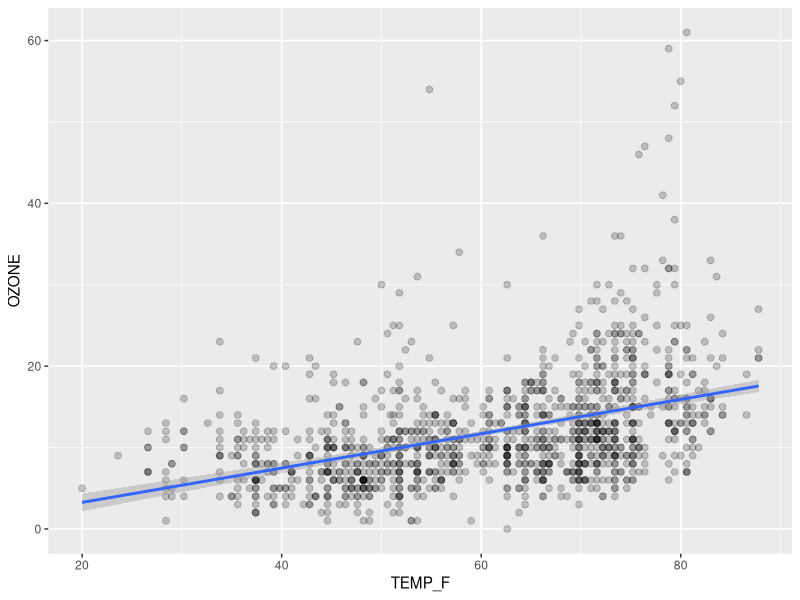
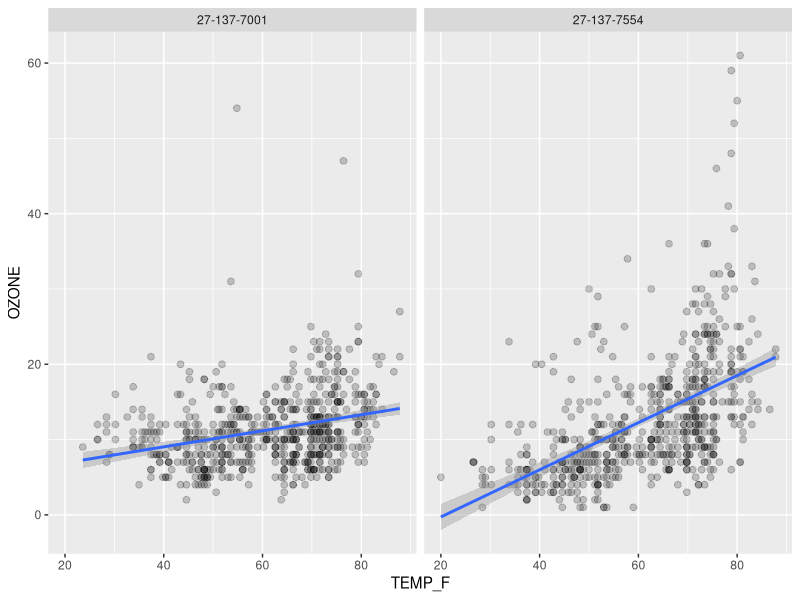

Write the R code that produced these figures, in order. (Note: this script raises an error after producing the figures.)
## ---- chunk 1
library(rmarkdown)
library(tidyverse)
library(knitr)
knitr::opts_chunk$set(echo = TRUE, error = TRUE)
htmltools::tagList(rmarkdown::html_dependency_font_awesome())
## ---- chunk 2
air_data <- read_csv("data/OZONE_samples.csv")
## ---- chunk 3
air_data %>% sample_n(5) %>% select(SITE, Date, OZONE, TEMP_F) %>% kable()
## ---- chunk 4
ggplot(air_data, aes(x = TEMP_F, y = OZONE)) + 
    geom_point(alpha = 0.2, size = 2) +
    geom_smooth(method = "lm")
## ---- chunk 5
# Drop values out of range
air_data <- air_data %>% filter(OZONE > 0, TEMP_F < 199) 
## ---- chunk 6
ggplot(air_data, aes(x = TEMP_F, y = OZONE)) + 
    geom_point(alpha = 0.2, size = 2) +
    geom_smooth(method = "lm") + 
    facet_wrap(~SITE)
## ---- chunk 7
air_data <- air_data %>% 
            group_by(SITE, YEAR) %>% 
            summarize(AVG_OZONE = mean(OZONE) %>% round(2),
                      AVG_TEMP  = mean(TEMP_F) %>% round(2))
## ---- chunk 8
air_data %>% kable()
## ---- chunk 9
air_data %>% write_csv("results/2015-17_ozone_summary.csv")
## ---- chunk 10
ggsave("results/2015-2017 - Ozone vs Temp.pdf")
